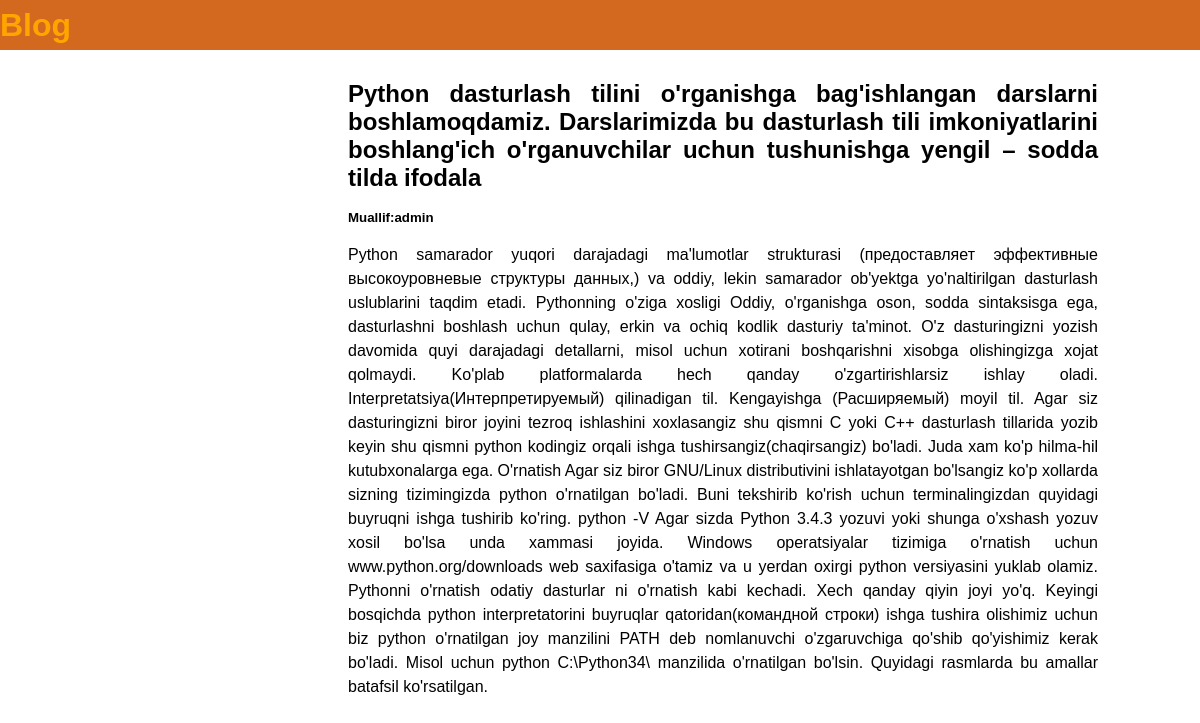
/post/5/, run on the app's committed database.
### blog/models.py (models this page shows, shortened)
class Post(models.Model):
    title = models.CharField(max_length=200)
    author = models.ForeignKey('auth.User', on_delete=models.CASCADE)
    body = models.TextField()

### blog/views.py (the view)
# urls.py: path('post/<int:pk>/', BlogDetailView.as_view(), name='post_detail'),
class BlogDetailView(DetailView):
    model = Post
    template_name = 'post_detail.html'

### templates/post_detail.html
{% extends 'base.html' %}
{% block content %}
    <div class="post">
        <h2>{{ post.title }}</h2> <br>
        <h5>Muallif:{{post.author}}</h5> <br>
        <p>{{ post.body }}</p>
    </div>
{% endblock content %}

### static/css/base.css (style rules this page uses)
* { padding: 0; margin: 0; font-family: sans-serif; text-decoration: none; }
.post { margin: 30px 29%; text-align: justify; width: 750px; }
.post p { line-height: 24px; }

### data on the page
Post: title "Python dasturlash tilini o'rganishga bag'ishlangan darslarni boshlamoqdamiz. Darslarimizda bu dasturlash tili imkoniyatlarini boshlang'ich o'rganuvchilar uchun tushunishga yengil – sodda tilda ifodala", author "admin", body "Python samarador yuqori darajadagi ma'lumotlar strukturasi (предоставляет эффективные высокоуровневые структуры данных,) va oddiy, lekin samarador ob'yektga yo'naltirilgan dasturlash uslublarini taqdim etadi. Pythonning o'ziga xosligi Oddiy, o'rganishga oson, sodda sintaksisga ega, dasturlashni boshlash uchun qulay, erkin va ochiq kodlik dasturiy ta'minot. O'z dasturingizni yozish davomida quyi darajadagi detallarni, misol uchun xotirani boshqarishni xisobga olishingizga xojat qolmaydi. Ko'plab platformalarda hech qanday o'zgartirishlarsiz ishlay oladi. Interpretatsiya(Интерпретируемый) qilinadigan til. Kengayishga (Расширяемый) moyil til. Agar siz dasturingizni biror joyini tezroq…"
